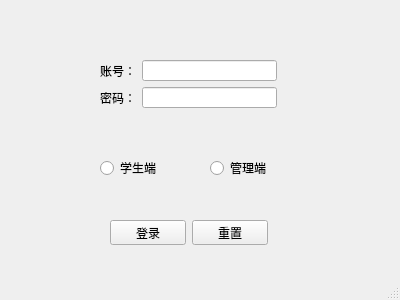
<?xml version="1.0" encoding="UTF-8"?>
<ui version="4.0">
 <class>Mainwindow</class>
 <widget class="QMainWindow" name="Mainwindow">
  <property name="geometry">
   <rect>
    <x>0</x>
    <y>0</y>
    <width>400</width>
    <height>300</height>
   </rect>
  </property>
  <property name="windowTitle">
   <string>Mainwindow</string>
  </property>
  <widget class="QWidget" name="centralwidget">
   <widget class="QRadioButton" name="radioButton_client">
    <property name="geometry">
     <rect>
      <x>100</x>
      <y>160</y>
      <width>59</width>
      <height>16</height>
     </rect>
    </property>
    <property name="text">
     <string>学生端</string>
    </property>
   </widget>
   <widget class="QRadioButton" name="radioButton_server">
    <property name="geometry">
     <rect>
      <x>210</x>
      <y>160</y>
      <width>59</width>
      <height>16</height>
     </rect>
    </property>
    <property name="text">
     <string>管理端</string>
    </property>
   </widget>
   <widget class="QWidget" name="layoutWidget">
    <property name="geometry">
     <rect>
      <x>100</x>
      <y>60</y>
      <width>177</width>
      <height>48</height>
     </rect>
    </property>
    <layout class="QGridLayout" name="gridLayout">
     <item row="0" column="0">
      <widget class="QLabel" name="label_account">
       <property name="text">
        <string>账号：</string>
       </property>
      </widget>
     </item>
     <item row="0" column="1">
      <widget class="QLineEdit" name="lineEdit_account"/>
     </item>
     <item row="1" column="0">
      <widget class="QLabel" name="label_password">
       <property name="text">
        <string>密码：</string>
       </property>
      </widget>
     </item>
     <item row="1" column="1">
      <widget class="QLineEdit" name="lineEdit_password"/>
     </item>
    </layout>
   </widget>
   <widget class="QWidget" name="layoutWidget">
    <property name="geometry">
     <rect>
      <x>110</x>
      <y>220</y>
      <width>158</width>
      <height>25</height>
     </rect>
    </property>
    <layout class="QHBoxLayout" name="horizontalLayout">
     <item>
      <widget class="QPushButton" name="pushButton_login">
       <property name="text">
        <string>登录</string>
       </property>
      </widget>
     </item>
     <item>
      <widget class="QPushButton" name="pushButton_reset">
       <property name="text">
        <string>重置</string>
       </property>
      </widget>
     </item>
    </layout>
   </widget>
   <zorder>layoutWidget</zorder>
   <zorder>layoutWidget</zorder>
   <zorder>radioButton_client</zorder>
   <zorder>radioButton_server</zorder>
  </widget>
  <widget class="QMenuBar" name="menubar">
   <property name="geometry">
    <rect>
     <x>0</x>
     <y>0</y>
     <width>400</width>
     <height>23</height>
    </rect>
   </property>
  </widget>
  <widget class="QStatusBar" name="statusbar"/>
 </widget>
 <resources/>
 <connections/>
</ui>
